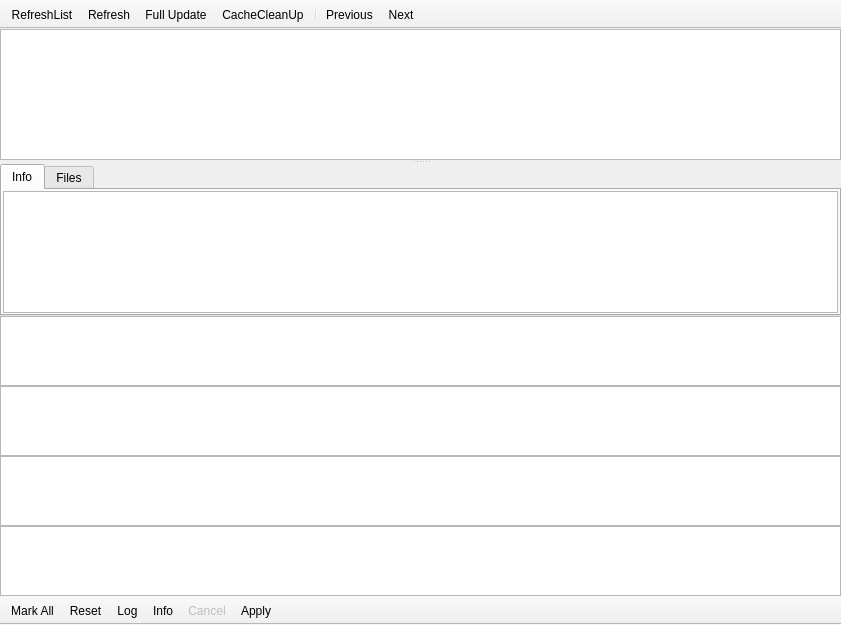
<?xml version="1.0" encoding="UTF-8"?>
<ui version="4.0">
 <class>MainWindow</class>
 <widget class="QMainWindow" name="MainWindow">
  <property name="geometry">
   <rect>
    <x>0</x>
    <y>0</y>
    <width>841</width>
    <height>625</height>
   </rect>
  </property>
  <property name="contextMenuPolicy">
   <enum>Qt::NoContextMenu</enum>
  </property>
  <property name="windowTitle">
   <string>QPacman</string>
  </property>
  <property name="windowIcon">
   <iconset resource="../libs/qpacman/libqpacman.qrc">
    <normaloff>:/pics/qpacman.svg</normaloff>:/pics/qpacman.svg</iconset>
  </property>
  <widget class="QWidget" name="centralWidget">
   <property name="contextMenuPolicy">
    <enum>Qt::DefaultContextMenu</enum>
   </property>
   <layout class="QHBoxLayout" name="horizontalLayout">
    <property name="leftMargin">
     <number>0</number>
    </property>
    <property name="topMargin">
     <number>0</number>
    </property>
    <property name="rightMargin">
     <number>0</number>
    </property>
    <property name="bottomMargin">
     <number>0</number>
    </property>
    <item>
     <widget class="QWidget" name="widget" native="true">
      <layout class="QVBoxLayout" name="verticalLayout_2">
       <property name="spacing">
        <number>0</number>
       </property>
       <property name="leftMargin">
        <number>0</number>
       </property>
       <property name="topMargin">
        <number>0</number>
       </property>
       <property name="rightMargin">
        <number>0</number>
       </property>
       <property name="bottomMargin">
        <number>0</number>
       </property>
       <item>
        <widget class="QSplitter" name="splitter">
         <property name="orientation">
          <enum>Qt::Vertical</enum>
         </property>
         <widget class="QWidget" name="widget_2" native="true">
          <layout class="QVBoxLayout" name="verticalLayout">
           <property name="spacing">
            <number>0</number>
           </property>
           <property name="leftMargin">
            <number>0</number>
           </property>
           <property name="topMargin">
            <number>0</number>
           </property>
           <property name="rightMargin">
            <number>0</number>
           </property>
           <property name="bottomMargin">
            <number>0</number>
           </property>
           <item>
            <widget class="PacmanView" name="packetView"/>
           </item>
          </layout>
         </widget>
         <widget class="QTabWidget" name="tabWidget">
          <property name="currentIndex">
           <number>0</number>
          </property>
          <widget class="QWidget" name="tab">
           <attribute name="title">
            <string>Info</string>
           </attribute>
           <layout class="QHBoxLayout" name="horizontalLayout_2">
            <property name="leftMargin">
             <number>1</number>
            </property>
            <property name="topMargin">
             <number>1</number>
            </property>
            <property name="rightMargin">
             <number>1</number>
            </property>
            <property name="bottomMargin">
             <number>1</number>
            </property>
            <item>
             <widget class="PacmanInfoBrowser" name="pacInfoView"/>
            </item>
           </layout>
          </widget>
          <widget class="QWidget" name="tab_2">
           <attribute name="title">
            <string>Files</string>
           </attribute>
           <layout class="QHBoxLayout" name="horizontalLayout_3">
            <property name="leftMargin">
             <number>1</number>
            </property>
            <property name="topMargin">
             <number>1</number>
            </property>
            <property name="rightMargin">
             <number>1</number>
            </property>
            <property name="bottomMargin">
             <number>1</number>
            </property>
            <item>
             <widget class="FilesListWidget" name="filesTree">
              <property name="rootIsDecorated">
               <bool>false</bool>
              </property>
              <attribute name="headerVisible">
               <bool>false</bool>
              </attribute>
              <column>
               <property name="text">
                <string notr="true"/>
               </property>
              </column>
             </widget>
            </item>
           </layout>
          </widget>
         </widget>
        </widget>
       </item>
       <item>
        <widget class="PacmanWaitView" name="waitView"/>
       </item>
       <item>
        <widget class="InfoView" name="infoBrowser"/>
       </item>
       <item>
        <widget class="QPlainTextEdit" name="logWindow"/>
       </item>
       <item>
        <widget class="ProgressView" name="progressView"/>
       </item>
      </layout>
     </widget>
    </item>
   </layout>
  </widget>
  <widget class="QToolBar" name="actionsToolBar">
   <property name="movable">
    <bool>false</bool>
   </property>
   <property name="allowedAreas">
    <set>Qt::BottomToolBarArea</set>
   </property>
   <property name="toolButtonStyle">
    <enum>Qt::ToolButtonTextBesideIcon</enum>
   </property>
   <property name="floatable">
    <bool>false</bool>
   </property>
   <attribute name="toolBarArea">
    <enum>BottomToolBarArea</enum>
   </attribute>
   <attribute name="toolBarBreak">
    <bool>false</bool>
   </attribute>
   <addaction name="actionMark_All"/>
   <addaction name="actionReset"/>
   <addaction name="actionLog"/>
   <addaction name="actionInfo"/>
   <addaction name="actionCancel"/>
   <addaction name="actionApply"/>
  </widget>
  <widget class="PacmanToolBar" name="mainToolBar">
   <property name="windowTitle">
    <string>toolBar</string>
   </property>
   <property name="movable">
    <bool>false</bool>
   </property>
   <property name="allowedAreas">
    <set>Qt::TopToolBarArea</set>
   </property>
   <property name="iconSize">
    <size>
     <width>26</width>
     <height>26</height>
    </size>
   </property>
   <property name="toolButtonStyle">
    <enum>Qt::ToolButtonIconOnly</enum>
   </property>
   <property name="floatable">
    <bool>false</bool>
   </property>
   <attribute name="toolBarArea">
    <enum>TopToolBarArea</enum>
   </attribute>
   <attribute name="toolBarBreak">
    <bool>false</bool>
   </attribute>
   <addaction name="actionRefreshList"/>
   <addaction name="actionRefresh"/>
   <addaction name="actionFullUpdate"/>
   <addaction name="actionCacheCleanUp"/>
   <addaction name="separator"/>
   <addaction name="actionPrevious"/>
   <addaction name="actionNext"/>
  </widget>
  <action name="actionReset">
   <property name="icon">
    <iconset theme="edit-undo">
     <normaloff>.</normaloff>.</iconset>
   </property>
   <property name="text">
    <string>Reset</string>
   </property>
   <property name="toolTip">
    <string>Resets all changes were done</string>
   </property>
   <property name="shortcut">
    <string>Alt+R</string>
   </property>
  </action>
  <action name="actionMark_All">
   <property name="icon">
    <iconset theme="show-all-effects">
     <normaloff>.</normaloff>.</iconset>
   </property>
   <property name="text">
    <string>Mark All</string>
   </property>
   <property name="toolTip">
    <string>Marks all items</string>
   </property>
   <property name="shortcut">
    <string>Alt+M</string>
   </property>
  </action>
  <action name="actionRefresh">
   <property name="icon">
    <iconset theme="state-sync">
     <normaloff>.</normaloff>.</iconset>
   </property>
   <property name="text">
    <string>Refresh</string>
   </property>
   <property name="toolTip">
    <string>Updates the repository database and refresh the package list</string>
   </property>
   <property name="shortcut">
    <string>F6</string>
   </property>
  </action>
  <action name="actionLog">
   <property name="checkable">
    <bool>true</bool>
   </property>
   <property name="icon">
    <iconset theme="dialog-messages">
     <normaloff>.</normaloff>.</iconset>
   </property>
   <property name="text">
    <string>Log</string>
   </property>
   <property name="toolTip">
    <string>Shows the messages from the packages' post scripts</string>
   </property>
   <property name="shortcut">
    <string>Alt+L</string>
   </property>
  </action>
  <action name="actionRefreshList">
   <property name="icon">
    <iconset theme="view-refresh">
     <normaloff>.</normaloff>.</iconset>
   </property>
   <property name="text">
    <string>RefreshList</string>
   </property>
   <property name="toolTip">
    <string>Refresh package list only</string>
   </property>
   <property name="shortcut">
    <string>F5</string>
   </property>
  </action>
  <action name="actionCacheCleanUp">
   <property name="icon">
    <iconset theme="edit-delete">
     <normaloff>.</normaloff>.</iconset>
   </property>
   <property name="text">
    <string>CacheCleanUp</string>
   </property>
   <property name="toolTip">
    <string>Removes all packages from the pacman's cache</string>
   </property>
   <property name="shortcut">
    <string>Alt+C</string>
   </property>
  </action>
  <action name="actionPrevious">
   <property name="icon">
    <iconset theme="go-previous">
     <normaloff>.</normaloff>.</iconset>
   </property>
   <property name="text">
    <string>Previous</string>
   </property>
   <property name="toolTip">
    <string>Sets the selection to the previous item</string>
   </property>
   <property name="shortcut">
    <string>Left</string>
   </property>
  </action>
  <action name="actionNext">
   <property name="icon">
    <iconset theme="go-next">
     <normaloff>.</normaloff>.</iconset>
   </property>
   <property name="text">
    <string>Next</string>
   </property>
   <property name="toolTip">
    <string>Sets the selection to the next item</string>
   </property>
   <property name="shortcut">
    <string>Right</string>
   </property>
  </action>
  <action name="actionFullUpdate">
   <property name="icon">
    <iconset theme="state-download">
     <normaloff>.</normaloff>.</iconset>
   </property>
   <property name="text">
    <string>Full Update</string>
   </property>
   <property name="toolTip">
    <string>Full update of the system</string>
   </property>
   <property name="shortcut">
    <string>Alt+U</string>
   </property>
  </action>
  <action name="actionCancel">
   <property name="enabled">
    <bool>false</bool>
   </property>
   <property name="icon">
    <iconset theme="dialog-cancel">
     <normaloff>.</normaloff>.</iconset>
   </property>
   <property name="text">
    <string>Cancel</string>
   </property>
   <property name="toolTip">
    <string>Cancel the current operation</string>
   </property>
   <property name="shortcut">
    <string>Esc</string>
   </property>
   <property name="visible">
    <bool>false</bool>
   </property>
  </action>
  <action name="actionInfo">
   <property name="checkable">
    <bool>true</bool>
   </property>
   <property name="icon">
    <iconset theme="help-about" resource="../libs/qpacman/libqpacman.qrc">
     <normaloff>:/pics/help-about.svg</normaloff>:/pics/help-about.svg</iconset>
   </property>
   <property name="text">
    <string>Info</string>
   </property>
   <property name="toolTip">
    <string>Show an additional info about this application</string>
   </property>
   <property name="shortcut">
    <string>F1</string>
   </property>
  </action>
  <action name="actionApply">
   <property name="icon">
    <iconset theme="run-build">
     <normaloff>.</normaloff>.</iconset>
   </property>
   <property name="text">
    <string>Apply</string>
   </property>
   <property name="toolTip">
    <string>Applies the marked actions</string>
   </property>
   <property name="shortcut">
    <string>Alt+A</string>
   </property>
   <property name="visible">
    <bool>true</bool>
   </property>
  </action>
 </widget>
 <layoutdefault spacing="6" margin="11"/>
 <customwidgets>
  <customwidget>
   <class>PacmanInfoBrowser</class>
   <extends>QTextBrowser</extends>
   <header>pacmaninfobrowser.h</header>
  </customwidget>
  <customwidget>
   <class>PacmanWaitView</class>
   <extends>QGraphicsView</extends>
   <header location="global">pacmanwaitview.h</header>
  </customwidget>
  <customwidget>
   <class>ProgressView</class>
   <extends>QTreeView</extends>
   <header location="global">progressview.h</header>
  </customwidget>
  <customwidget>
   <class>FilesListWidget</class>
   <extends>QTreeWidget</extends>
   <header>fileslistwidget.h</header>
  </customwidget>
  <customwidget>
   <class>PacmanToolBar</class>
   <extends>QToolBar</extends>
   <header>pacmantoolbar.h</header>
  </customwidget>
  <customwidget>
   <class>PacmanView</class>
   <extends>QTreeView</extends>
   <header>pacmanview.h</header>
  </customwidget>
  <customwidget>
   <class>InfoView</class>
   <extends>QTextBrowser</extends>
   <header location="global">infoview.h</header>
  </customwidget>
 </customwidgets>
 <resources>
  <include location="../libs/qpacman/libqpacman.qrc"/>
 </resources>
 <connections/>
</ui>
